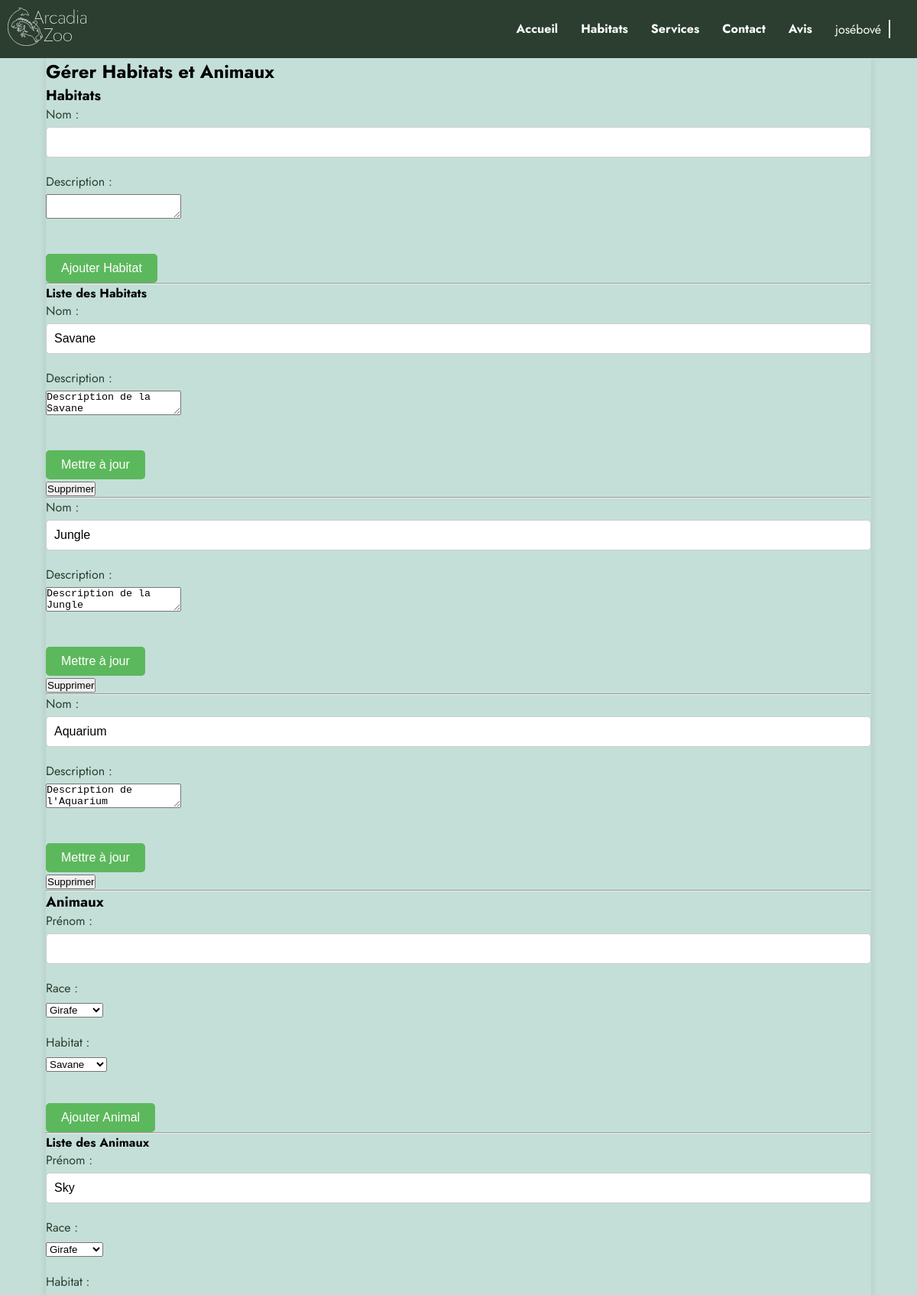
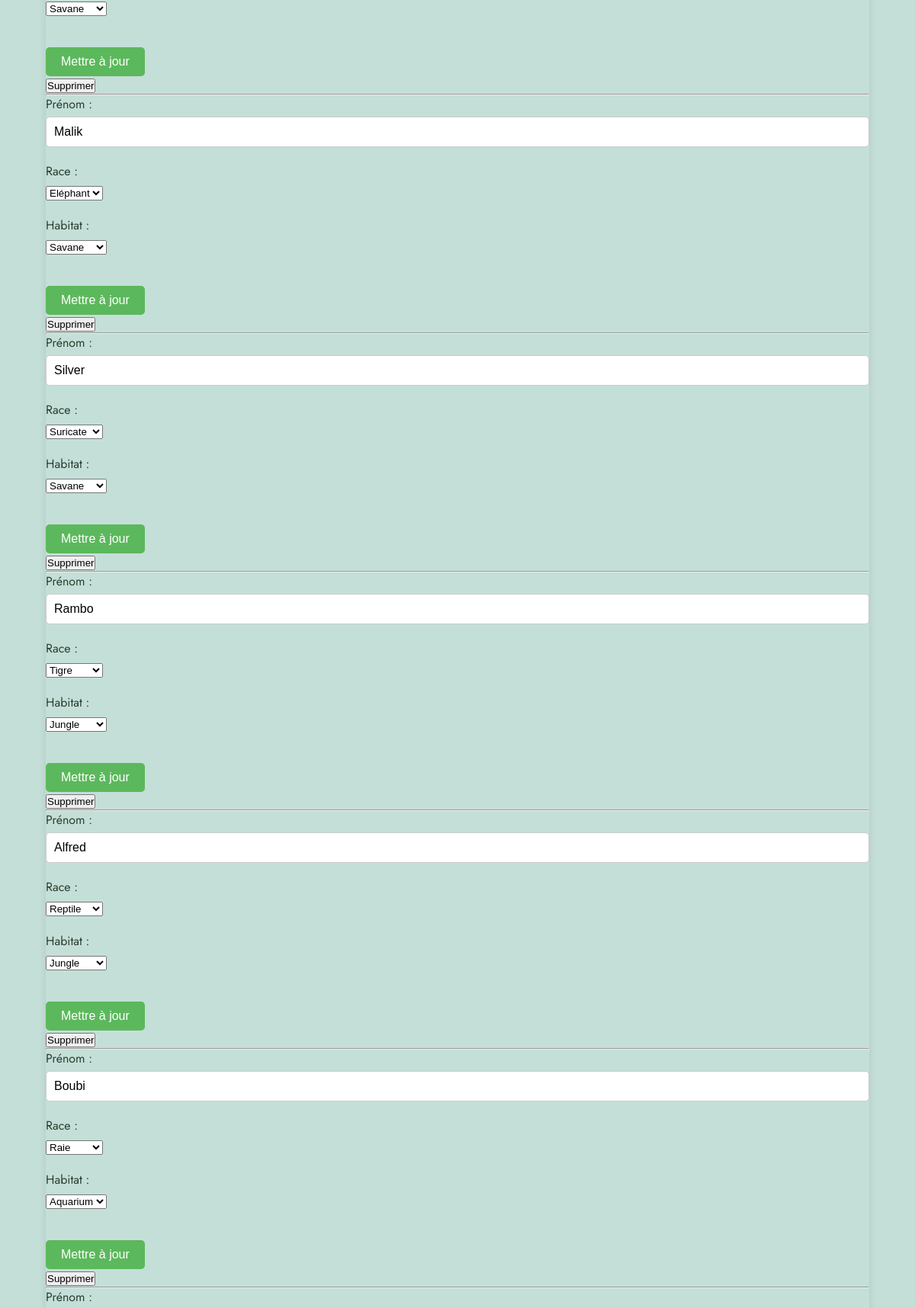
Page /vues/gerer_habitats_animaux.php (signed in, upper part) on the committed database (2 pictures, top to bottom).
### tables this page shows
CREATE TABLE `habitat` (
  `habitat_id` int(11) NOT NULL,
  `nom` varchar(50) DEFAULT NULL,
  `description` varchar(50) DEFAULT NULL,
  `commentaire_habitat` varchar(50) DEFAULT NULL
);

CREATE TABLE `animal` (
  `animal_id` int(11) NOT NULL,
  `prenom` varchar(50) DEFAULT NULL,
  `habitat_id` int(11) DEFAULT NULL,
  `race_id` int(11) DEFAULT NULL,
  `etat_id` int(11) DEFAULT NULL
);

CREATE TABLE `race` (
  `race_id` int(11) NOT NULL,
  `label` varchar(50) DEFAULT NULL
);

### vues/gerer_habitats_animaux.php (the view, shortened to what this page needs)
<?php
try {
    $db = Database::getInstance();
    $conn = $db->getConnection();
    $query = "SELECT * FROM habitat";
    $stmt = $conn->prepare($query);
    $stmt->execute();
    $habitats = $stmt->fetchAll(PDO::FETCH_ASSOC);
    $query = "SELECT animal.*, race.label AS espece, habitat.nom AS habitat
                FROM animal
                JOIN race ON animal.race_id = race.race_id
                JOIN habitat ON animal.habitat_id = habitat.habitat_id";
    $stmt = $conn->prepare($query);
    $stmt->execute();
    $animals = $stmt->fetchAll(PDO::FETCH_ASSOC);
    $query = "SELECT * FROM race";
    $stmt = $conn->prepare($query);
    $stmt->execute();
    $races = $stmt->fetchAll(PDO::FETCH_ASSOC);
} catch (PDOException $e) {
    echo "Erreur : " . $e->getMessage();
    die();
}
?>
<!DOCTYPE html>
<html lang="fr">
<head>
    <link rel="stylesheet" href="../css/styles.css">
</head>
<body>
<header>
        <div class="header-content">
            <div class="logo">
                <img src="../src/images/logo/EFC_Logo_Arcadia_B_Nom.svg" alt="Arcadia Zoo">
            </div>
            <nav>
                <ul>
                    <li><a href="index.php">Accueil</a></li>
                    <li><a href="habitats.php">Habitats</a></li>
                    <li><a href="services.php">Services</a></li>
                    <li><a href="contact.php">Contact</a></li>
                    <li><a href="avis.php">Avis</a></li>
                    <?php if (isset($_SESSION['username'])): ?>
                        <li class="user-menu">
                        <span><?= htmlspecialchars($_SESSION['username']); ?></span>
                            <div class="separateur"></div>
                        </li>
                    <?php else: ?>
                        <li><a href="connexion.php">Connexion</a></li>
                    <?php endif; ?>
                </ul>
            </nav>
        </div>
    </header>
    <div class="content">
        <h2>Gérer Habitats et Animaux</h2>
        <div class="section">
            <h3>Habitats</h3>
            <form action="../controleurs/traiter_habitats.php" method="post">
                <div class="form-groupe">
                    <label for="nom">Nom :</label>
                    <input type="text" id="nom" name="nom" required>
                </div>
                <div class="form-groupe">
                    <label for="description">Description :</label>
                    <textarea id="description" name="description" required></textarea>
                </div>
                <button type="submit" class="submit-btn">Ajouter Habitat</button>
            </form>
            <hr>
            <h4>Liste des Habitats</h4>
            <?php foreach ($habitats as $habitat): ?>
                <div class="habitat-card">
                    <form action="../controleurs/traiter_habitats.php" method="post">
                        <div class="form-groupe">
                            <label for="nom_<?= htmlspecialchars($habitat['habitat_id']); ?>">Nom :</label>
                            <input type="text" id="nom_<?= htmlspecialchars($habitat['habitat_id']); ?>" name="nom" value="<?= htmlspecialchars($habitat['nom']); ?>" required>
                        </div>
                        <div class="form-groupe">
                            <label for="description_<?= htmlspecialchars($habitat['habitat_id']); ?>">Description :</label>
                            <textarea id="description_<?= htmlspecialchars($habitat['habitat_id']); ?>" name="description" required><?= htmlspecialchars($habitat['description']); ?></textarea>
                        </div>
                        <button type="submit" class="submit-btn">Mettre à jour</button>
                    </form>
                    <form action="../controleurs/traiter_habitats.php" method="post" style="display:inline;">
                        <button type="submit" class="delete-btn">Supprimer</button>
                    </form>
                </div>
                <hr>
            <?php endforeach; ?>
        </div>
        <div class="section">
            <h3>Animaux</h3>
            <form action="../controleurs/traiter_animaux.php" method="post">
                <div class="form-groupe">
                    <label for="prenom">Prénom :</label>
                    <input type="text" id="prenom" name="prenom" required>
                </div>
                <div class="form-groupe">
                    <label for="race_id">Race :</label>
                    <select id="race_id" name="race_id" required>
                        <?php foreach ($races as $race): ?>
                            <option value="<?= htmlspecialchars($race['race_id']); ?>"><?= htmlspecialchars($race['label']); ?></option>
                        <?php endforeach; ?>
                    </select>
                </div>
                <div class="form-groupe">
                    <label for="habitat_id">Habitat :</label>
                    <select id="habitat_id" name="habitat_id" required>
                        <?php foreach ($habitats as $habitat): ?>
                            <option value="<?= htmlspecialchars($habitat['habitat_id']); ?>"><?= htmlspecialchars($habitat['nom']); ?></option>
                        <?php endforeach; ?>
                    </select>
                </div>
                <button type="submit" class="submit-btn">Ajouter Animal</button>
            </form>
            <hr>
            <h4>Liste des Animaux</h4>
            <?php foreach ($animals as $animal): ?>
                <div class="animal-card">
                    <form action="../controleurs/traiter_animaux.php" method="post">
                        <div class="form-groupe">
                            <label for="prenom_<?= htmlspecialchars($animal['animal_id']); ?>">Prénom :</label>
                            <input type="text" id="prenom_<?= htmlspecialchars($animal['animal_id']); ?>" name="prenom" value="<?= htmlspecialchars($animal['prenom']); ?>" required>
                        </div>
                        <div class="form-groupe">
                            <label for="race_id_<?= htmlspecialchars($animal['animal_id']); ?>">Race :</label>
                            <select id="race_id_<?= htmlspecialchars($animal['animal_id']); ?>" name="race_id" required>
                                <?php foreach ($races as $race): ?>
                                    <option value="<?= htmlspecialchars($race['race_id']); ?>" <?= $race['race_id'] == $animal['race_id'] ? 'selected' : ''; ?>><?= htmlspecialchars($race['label']); ?></option>
                                <?php endforeach; ?>
                            </select>
                        </div>
                        <div class="form-groupe">
                            <label for="habitat_id_<?= htmlspecialchars($animal['animal_id']); ?>">Habitat :</label>
                            <select id="habitat_id_<?= htmlspecialchars($animal['animal_id']); ?>" name="habitat_id" required>
                                <?php foreach ($habitats as $habitat): ?>
                                    <option value="<?= htmlspecialchars($habitat['habitat_id']); ?>" <?= $habitat['habitat_id'] == $animal['habitat_id'] ? 'selected' : ''; ?>><?= htmlspecialchars($habitat['nom']); ?></option>
                                <?php endforeach; ?>
                            </select>
                        </div>
                        <button type="submit" class="submit-btn">Mettre à jour</button>
                    </form>
                    <form action="../controleurs/traiter_animaux.php" method="post" style="display:inline;">
                        <button type="submit" class="delete-btn">Supprimer</button>
                    </form>
                </div>
                <hr>
            <?php endforeach; ?>
        </div>
    </div>
</body>
</html>

### CSS/styles.css (style rules this page uses)
* { margin: 0; padding: 0; box-sizing: border-box; }
body { display: flex; flex-direction: column; min-height: 100vh; }
body, html { height: 100%; margin: 0; background-color: #c4dfd8; }
.header-content { width: 100%; background-color: #2b3e2f; color: white; display: flex; justify-content: space-between; align-items: center; padding: 10px 10px; position: relative; z-index: 1000; }
.header-content nav ul { list-style: none; display: flex; margin: 0; padding: 0; }
.header-content nav li { margin: 0 15px; position: relative; }
.header-content nav a { color: white; text-decoration: none; font-weight: bold; }
.header-content nav .user-menu { display: flex; align-items: center; position: relative; }
.header-content nav .user-menu .separateur { height: 24px; width: 2px; background-color: white; margin: 0 10px; }
.content { width: 90%; background-color: #c4dfd8; box-shadow: 0 0 10px rgba(0, 0, 0, 0.1); margin: 0 auto; flex: 1; }
.logo img { height: 50px; }
ul ,h2 ,h1 ,div, p { font-family: "jost"; }
.form-groupe { margin-bottom: 20px; text-align: left; }
.form-groupe label { display: block; margin-bottom: 5px; font-size: 1em; color: #2b3e2f; }
.form-groupe input { width: 100%; padding: 10px; font-size: 1em; border: 1px solid #ccc; border-radius: 5px; }
.submit-btn { background-color: #5cb85c; color: white; border: none; padding: 10px 20px; font-size: 1em; border-radius: 5px; cursor: pointer; margin-top: 20px; }
.form-groupe { margin-bottom: 20px; }

### rows in the picture
habitat: nom "Savane", description "Description de la Savane"
habitat: nom "Jungle", description "Description de la Jungle"
habitat: nom "Aquarium", description "Description de l'Aquarium"
animal: prenom "Sky", race_id "Girafe", habitat_id "Savane"
animal: prenom "Malik", race_id "Eléphant", habitat_id "Savane"
animal: prenom "Silver", race_id "Suricate", habitat_id "Savane"
animal: prenom "Rambo", race_id "Tigre", habitat_id "Jungle"
animal: prenom "Alfred", race_id "Reptile", habitat_id "Jungle"
animal: prenom "Boubi", race_id "Raie", habitat_id "Aquarium"

### other values in the picture
$_SESSION['username'] "josébové"
form field race_id "Girafe"
form field habitat_id "Savane"
